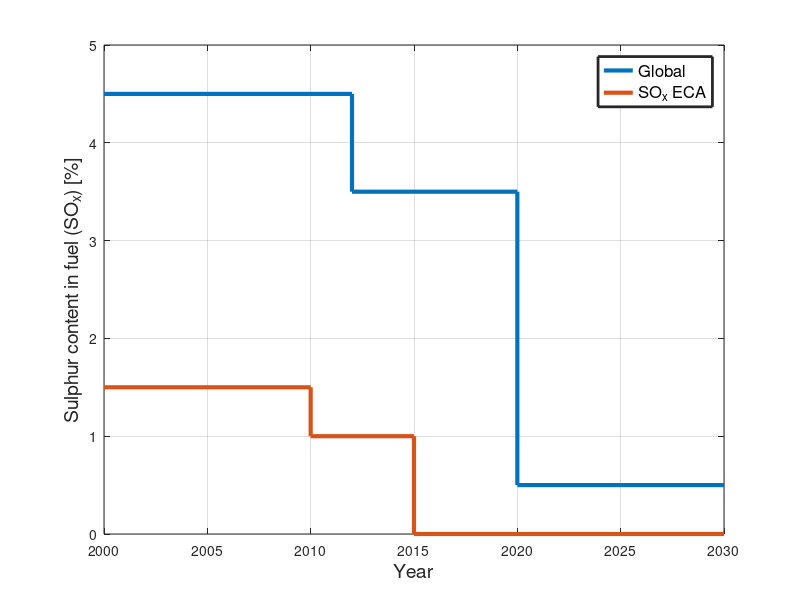

Write the MATLAB code that produced this figure. (Note: this script raises an error after producing the figure.)
clear
clc

SOx_global = [4.5, 3.5, 0.5,0.5];
SOx_ECA = [1.5, 1, 0, 0];
Year_global =[2000,2012,2020,2030];
Year_ECA =[2000,2010,2015,2030];

stairs(Year_global,SOx_global,'Linewidth',3)
grid on
xlim([2000 2030])
ylim([0 5])
hold on
stairs(Year_ECA,SOx_ECA,'Linewidth',3)
grid on
ylabel('Sulphur content in fuel (SO_x) [%]','FontSize',14)
xlabel('Year','FontSize',14)
legend('Global','SO_x ECA','Linewidth',2,'Location','northeast','FontSize',12)
fontname("Times New Roman")
